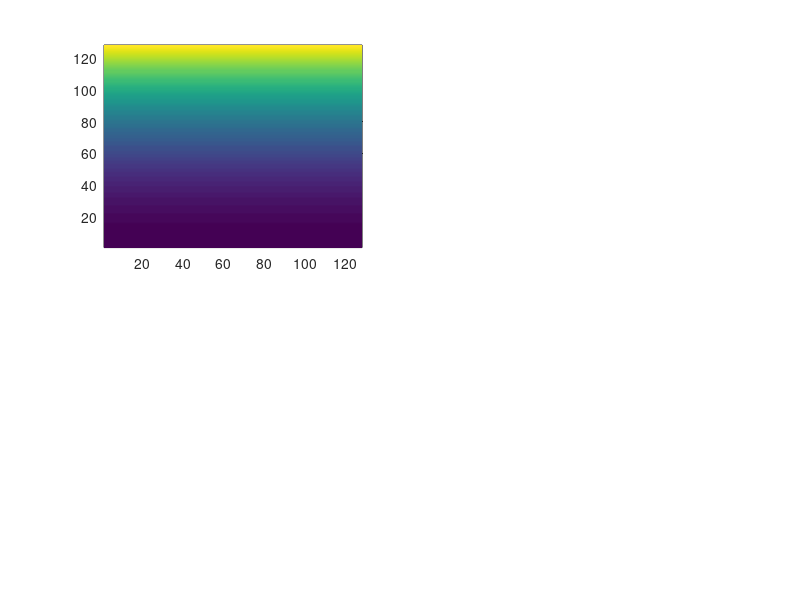

This chart was generated by the following MATLAB code: (Note: this script raises an error after producing the figure.)
% quiver/pcolor plots x axis going across columns. Increasing column, increasing
% x. plots just like a matrix looks. For y axis, it flips the rows. i.e.,
% row 1 is plotted at the bottom.
%
n1 = 128;
n2 = 128;

numTicks = 8;

dN1 = round( n1 / numTicks );
dN2 = round( n1 / numTicks );

dNind1 = 1:dN1:n1;
dNind2 = 1:dN2:n2;

n1Vec = 1:n1;
n2Vec = 1:n2;


[n2mesh, n1mesh] = meshgrid( n2Vec, n1Vec );

% px = cos( 2*pi / n1 * n1mesh) .* ones(n1,n2);
% py = cos( 2*pi / n1 * n2mesh) .* ones(n1,n2);
% px = n1Vec .* ones(n1,n2);
px = n1Vec' .* ones(n1,n2);
py = zeros(n1,n2);
% py = zeros(n1,n2);
amp = px .^ 2  + py .^ 2;

figure(1)
ax = subplot(2,2,1);
pcolor( n2Vec, n1Vec, amp )
shading interp
ax.XLim = [n2Vec(1) n2Vec(end)];
ax.YLim = [n1Vec(1) n1Vec(end)];

ax = subplot(2,2,2);
quiver(n2Vec, n1Vec, px, py);
ax.XLim = [n2Vec(1) n2Vec(end)];
ax.YLim = [n1Vec(1) n1Vec(end)];

ax = subplot(2,2,3);
quiver( n2Vec(dNind2), n1Vec(dNind1), ...
  px(dNind1, dNind2), py(dNind1, dNind2));
ax.XLim = [n2Vec(1) n2Vec(end)];
ax.YLim = [n1Vec(1) n1Vec(end)];
ax.XLim = [n2Vec(1) n2Vec(end)];
ax.YLim = [n1Vec(1) n1Vec(end)];

ax = subplot(2,2,4);
pcolor( n2Vec, n1Vec, amp )
shading interp
hold on
quiver( n2Vec(dNind2), n1Vec(dNind1), ...
  px(dNind1, dNind2), py(dNind1, dNind2));
ax.XLim = [n2Vec(1) n2Vec(end)];
ax.YLim = [n1Vec(1) n1Vec(end)];
hold off

figure(2)
ax = subplot(2,2,1);
imagesc( n2Vec, n1Vec, amp )
ax.XLim = [n2Vec(1) n2Vec(end)];
ax.YLim = [n1Vec(1) n1Vec(end)];

ax = subplot(2,2,2);
quiver(n2Vec, n1Vec, px, py);
ax.XLim = [n2Vec(1) n2Vec(end)];
ax.YLim = [n1Vec(1) n1Vec(end)];

ax = subplot(2,2,3);
quiver( n2Vec(dNind2), n1Vec(dNind1), ...
  px(dNind1, dNind2), py(dNind1, dNind2));
ax.XLim = [n2Vec(1) n2Vec(end)];
ax.YLim = [n1Vec(1) n1Vec(end)];
ax.XLim = [n2Vec(1) n2Vec(end)];
ax.YLim = [n1Vec(1) n1Vec(end)];

ax = subplot(2,2,4);
imagesc( n2Vec, n1Vec, amp )
shading interp
hold on
quiver( n2Vec(dNind2), n1Vec(dNind1), ...
  px(dNind1, dNind2), py(dNind1, dNind2));
ax.XLim = [n2Vec(1) n2Vec(end)];
ax.YLim = [n1Vec(1) n1Vec(end)];
hold off

